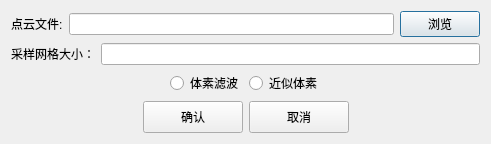
<?xml version="1.0" encoding="UTF-8"?>
<ui version="4.0">
 <class>PtFilterDialogClass</class>
 <widget class="QDialog" name="PtFilterDialogClass">
  <property name="geometry">
   <rect>
    <x>0</x>
    <y>0</y>
    <width>491</width>
    <height>142</height>
   </rect>
  </property>
  <property name="windowTitle">
   <string>滤波</string>
  </property>
  <property name="windowIcon">
   <iconset resource="LidarMaster.qrc">
    <normaloff>:/LidarMaster/img/gridfilter.png</normaloff>:/LidarMaster/img/gridfilter.png</iconset>
  </property>
  <layout class="QVBoxLayout" name="verticalLayout">
   <item>
    <layout class="QHBoxLayout" name="horizontalLayout_4">
     <item>
      <widget class="QLabel" name="label_2">
       <property name="text">
        <string>点云文件:</string>
       </property>
      </widget>
     </item>
     <item>
      <widget class="QLineEdit" name="ld_lasFile"/>
     </item>
     <item>
      <widget class="QPushButton" name="pbt_browser">
       <property name="text">
        <string>浏览</string>
       </property>
      </widget>
     </item>
    </layout>
   </item>
   <item>
    <layout class="QHBoxLayout" name="horizontalLayout">
     <item>
      <widget class="QLabel" name="label">
       <property name="text">
        <string>采样网格大小：</string>
       </property>
       <property name="alignment">
        <set>Qt::AlignCenter</set>
       </property>
      </widget>
     </item>
     <item>
      <widget class="QLineEdit" name="ld_filterVal"/>
     </item>
    </layout>
   </item>
   <item>
    <layout class="QHBoxLayout" name="horizontalLayout_3">
     <item>
      <spacer name="horizontalSpacer_3">
       <property name="orientation">
        <enum>Qt::Horizontal</enum>
       </property>
       <property name="sizeHint" stdset="0">
        <size>
         <width>40</width>
         <height>20</height>
        </size>
       </property>
      </spacer>
     </item>
     <item>
      <widget class="QRadioButton" name="rb_tisuFilter">
       <property name="text">
        <string>体素滤波</string>
       </property>
      </widget>
     </item>
     <item>
      <widget class="QRadioButton" name="rb_jstsu">
       <property name="text">
        <string>近似体素</string>
       </property>
      </widget>
     </item>
     <item>
      <spacer name="horizontalSpacer_4">
       <property name="orientation">
        <enum>Qt::Horizontal</enum>
       </property>
       <property name="sizeHint" stdset="0">
        <size>
         <width>40</width>
         <height>20</height>
        </size>
       </property>
      </spacer>
     </item>
    </layout>
   </item>
   <item>
    <layout class="QHBoxLayout" name="horizontalLayout_2">
     <item>
      <spacer name="horizontalSpacer">
       <property name="orientation">
        <enum>Qt::Horizontal</enum>
       </property>
       <property name="sizeHint" stdset="0">
        <size>
         <width>40</width>
         <height>20</height>
        </size>
       </property>
      </spacer>
     </item>
     <item>
      <widget class="QPushButton" name="pbt_ok">
       <property name="minimumSize">
        <size>
         <width>100</width>
         <height>32</height>
        </size>
       </property>
       <property name="maximumSize">
        <size>
         <width>100</width>
         <height>32</height>
        </size>
       </property>
       <property name="text">
        <string>确认</string>
       </property>
      </widget>
     </item>
     <item>
      <widget class="QPushButton" name="pbt_cancel">
       <property name="minimumSize">
        <size>
         <width>100</width>
         <height>32</height>
        </size>
       </property>
       <property name="maximumSize">
        <size>
         <width>100</width>
         <height>32</height>
        </size>
       </property>
       <property name="text">
        <string>取消</string>
       </property>
      </widget>
     </item>
     <item>
      <spacer name="horizontalSpacer_2">
       <property name="orientation">
        <enum>Qt::Horizontal</enum>
       </property>
       <property name="sizeHint" stdset="0">
        <size>
         <width>40</width>
         <height>20</height>
        </size>
       </property>
      </spacer>
     </item>
    </layout>
   </item>
  </layout>
 </widget>
 <layoutdefault spacing="6" margin="11"/>
 <resources>
  <include location="LidarMaster.qrc"/>
 </resources>
 <connections/>
</ui>
